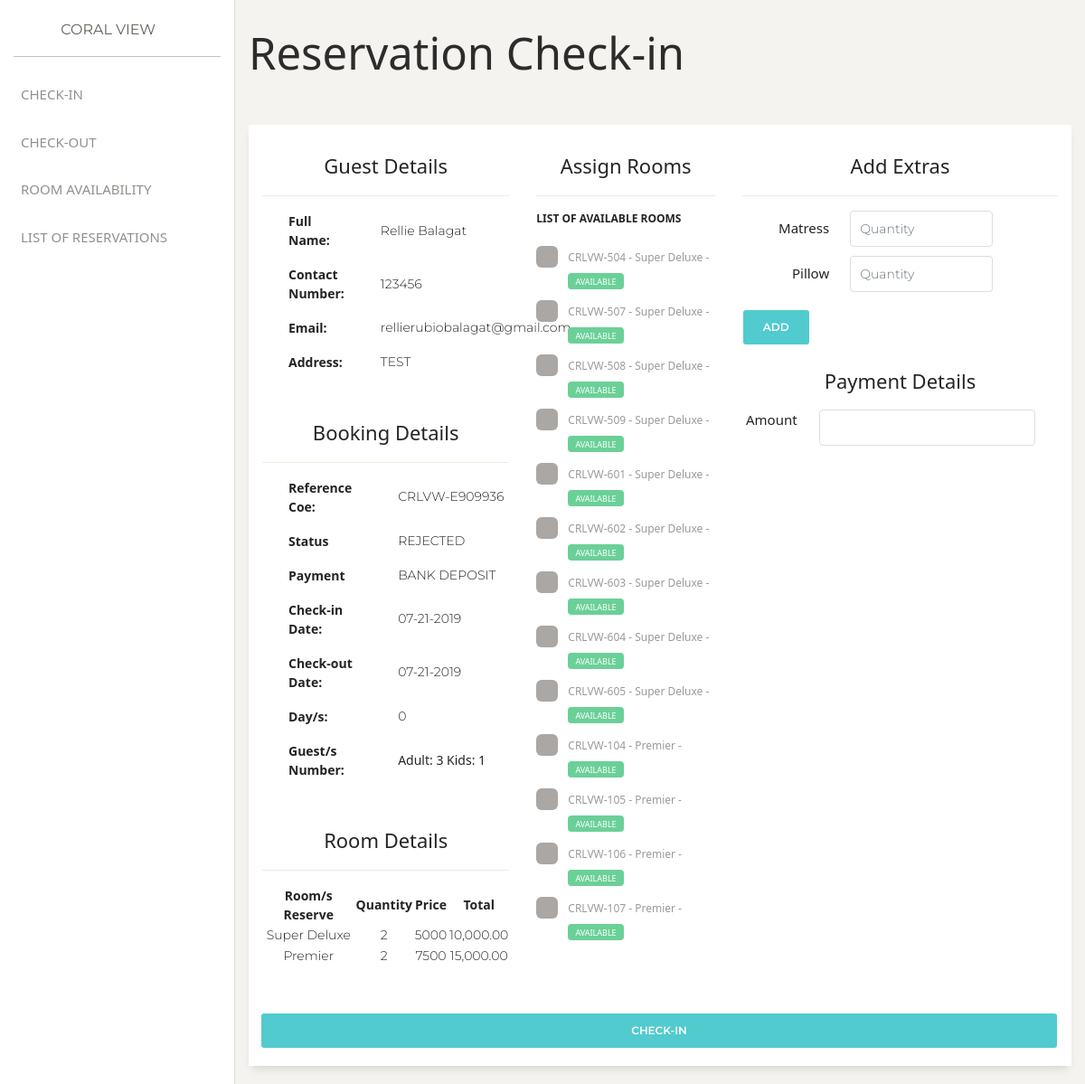
Before: /admin/check_in_user.php?reference_no=CRLVW-E909936 with the older database file.
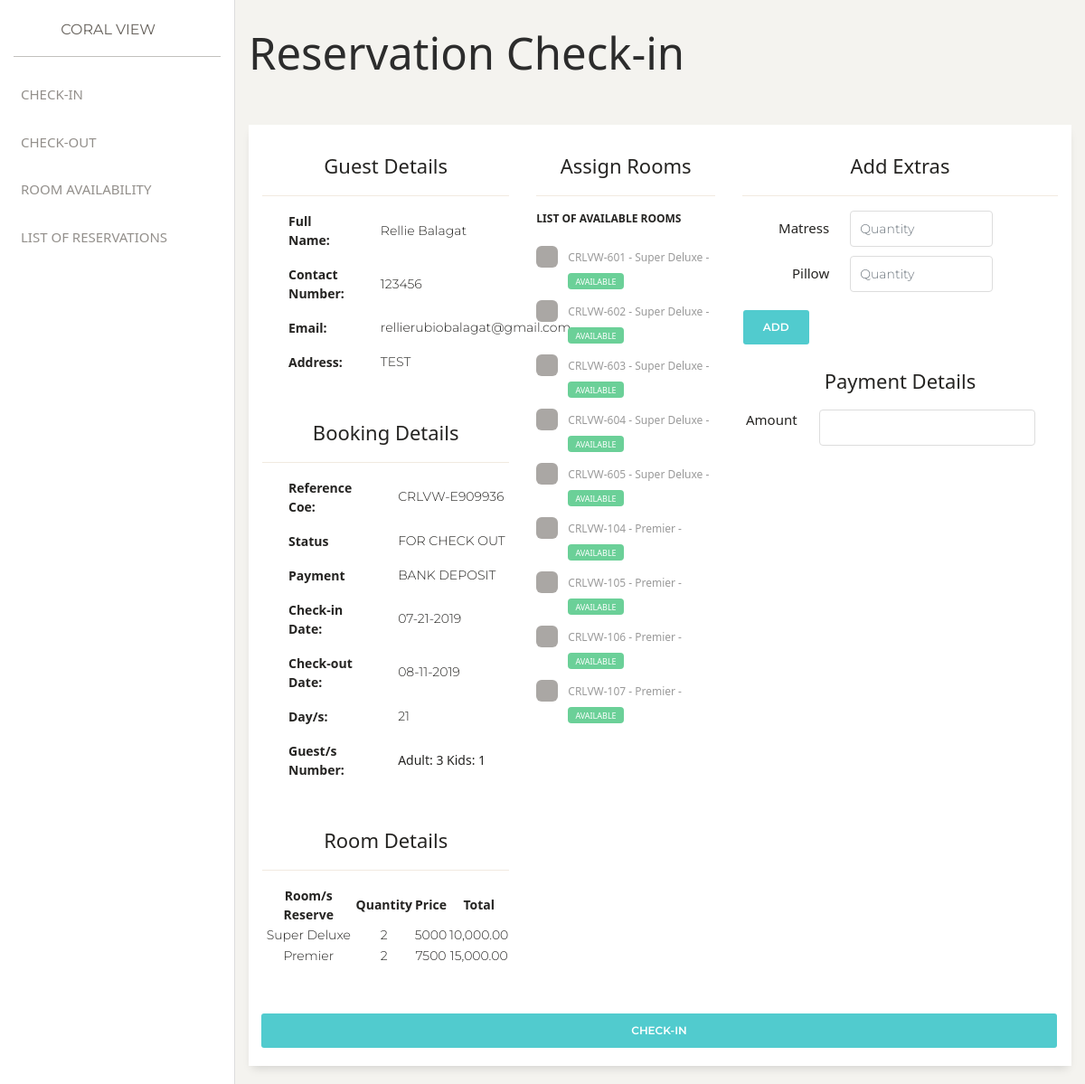
After: the same page with the newer database file.
### tables this page shows
CREATE TABLE `reservation` (
  `id` int(11) NOT NULL,
  `guest_id` int(11) DEFAULT NULL,
  `reference_no` varchar(255) DEFAULT NULL,
  `status` varchar(255) DEFAULT NULL,
  `payment` varchar(255) DEFAULT NULL,
  `check_in_date` datetime DEFAULT NULL,
  `check_out_date` datetime DEFAULT NULL,
  `adult_count` int(11) DEFAULT NULL,
  `kids_count` int(11) DEFAULT NULL,
  `date_created` datetime DEFAULT current_timestamp(),
  `date_updated` datetime DEFAULT NULL
);

CREATE TABLE `guest` (
  `id` int(11) NOT NULL,
  `first_name` varchar(255) DEFAULT NULL,
  `last_name` varchar(255) DEFAULT NULL,
  `address` varchar(255) DEFAULT NULL,
  `email` varchar(255) DEFAULT NULL,
  `contact_number` varchar(255) DEFAULT NULL
);

CREATE TABLE `rooms` (
  `Id` int(11) NOT NULL,
  `number` varchar(255) DEFAULT NULL,
  `type` varchar(255) DEFAULT NULL,
  `peak_rate` float DEFAULT NULL,
  `off_peak_rate` float DEFAULT NULL,
  `description` varchar(255) DEFAULT NULL,
  `image` varchar(255) DEFAULT NULL,
  `capacity` int(11) DEFAULT NULL,
  `inclusions` text DEFAULT NULL
);

CREATE TABLE `booking_rooms` (
  `id` int(11) NOT NULL,
  `reservation_id` int(11) DEFAULT NULL,
  `room_id` int(11) DEFAULT NULL,
  `quantity` int(11) DEFAULT NULL
);

CREATE TABLE `rooms_status` (
  `room_number` varchar(255) DEFAULT NULL,
  `room_id` int(11) DEFAULT NULL,
  `status` varchar(255) DEFAULT NULL,
  `id` int(11) NOT NULL
);

CREATE TABLE `extras` (
  `Id` int(11) NOT NULL,
  `description` varchar(255) DEFAULT NULL,
  `price` decimal(10,0) DEFAULT NULL
);

### admin/check_in_user.php (the view, shortened to what the changed rows need)
<?php
include('../common/header.php');
$db = connect_to_db();
if(isset($_REQUEST["reference_no"])) {
    $reference_no = $_REQUEST["reference_no"];
}
?>
    <form action="../functions/admin/check_in_user.php" method="POST">
        <div class="main-panel">
            <div class="container-fluid">
                <h1>Reservation Check-in</h1>
                <br>
                <div class="row">
                    <div class="col">
                        <div class="card">
                            <div class="card-body">
                            <div class="row">
                                <div class="col-4">
                                    <?php
                                    $reservation_details_query = "SELECT * FROM reservation RES
                                        INNER JOIN guest G ON G.id = RES.guest_id
                                        WHERE RES.reference_no = '$reference_no'";
                                    $reservation_details_result = mysqli_query($db, $reservation_details_query);
                                    if($reservation_details_result) {
                                        echo '
                                        <div class="row">
                                            <div class="col">
                                        ';
                                        while($reservation = mysqli_fetch_assoc($reservation_details_result)) {
                                            $dateDiff = date_diff(date_create($reservation["check_in_date"]), date_create($reservation["check_out_date"]));
                                            $diff = $dateDiff->format('%d');
                                            $full_name = $reservation["first_name"] . " " . $reservation["last_name"];
                                            echo '
                                                <table style="margin-left: 2em;">
                                                    <tr>
                                                        <th style="width: 40%;" class="pr-3 pb-3">Full Name:</th>
                                                        <td style="width: 60%;" class="pb-3 pl-4">' . $full_name . '</td>
                                                    </tr>
                                                    <tr>
                                                        <th style="width: 40%;" class="pr-3 pb-3">Contact Number:</th>
                                                        <td style="width: 60%;" class="pb-3 pl-4">' . $reservation["contact_number"] . '</td>
                                                    </tr>
                                                    <tr>
                                                        <th style="width: 40%;" class="pr-3 pb-3">Email:</th>
                                                        <td style="width: 60%;" class="pb-3 pl-4">' . $reservation["email"] . '</td>
                                                    </tr>
                                                    <tr>
                                                        <th style="width: 40%;" class="pr-3 pb-3">Address:</th>
                                                        <td style="width: 60%;" class="pb-3 pl-4">' . $reservation["address"] . '</td>
                                                    </tr>
                                                </table>
                                                <br />
                                                <h5 class="text-center mt-3">Booking Details</h5>
                                                <hr />
                                                <table style="margin-left: 2em;">
                                                    <tr>
                                                        <th style="width: 40%;" class="pr-3 pb-3">Reference Coe:</th>
                                                        <td style="width: 60%;" class="pb-3 pl-4" id="referenceCode">' . $reservation["reference_no"] . '</td>
                                                    </tr>
                                                    <tr>
                                                        <th style="width: 40%;" class="pr-3 pb-3"><b>Status</b></th>
                                                        <td style="width: 60%;" class="pb-3 pl-4">' . $reservation["status"] . '</td>
                                                    </tr>
                                                    <tr>
                                                        <th style="width: 40%;" class="pr-3 pb-3"><b>Payment</b></th>
                                                        <td style="width: 60%;" class="pb-3 pl-4">' . $reservation["payment"] . '</td>
                                                    </tr>
                                                    <tr>
                                                        <th style="width: 40%;" class="pr-3 pb-3"><b>Check-in Date: </b></th>
                                                        <td style="width: 60%;" class="pb-3 pl-4">' . date_format(new Datetime($reservation["check_in_date"]), "m-d-Y")  . '</td>
                                                    </tr>
                                                    <tr>
                                                        <th style="width: 40%;" class="pr-3 pb-3"><b>Check-out Date: </b></th>
                                                        <td style="width: 60%;" class="pb-3 pl-4">' . date_format(new Datetime($reservation["check_out_date"]), "m-d-Y") . '</td>
                                                    </tr>
                                                    <tr>
                                                        <th style="width: 40%;" class="pr-3 pb-3"><b>Day/s: </b></th>
                                                        <td style="width: 60%;" class="pb-3 pl-4">' . $diff . '</td>
                                                    </tr>
                                                    <tr>
                                                        <th style="width: 40%;" class="pr-3 pb-3"><b>Guest/s Number: </b></th>
                                                        <td style="width: 60%;" class="pb-3 pl-4"><span>Adult: ' . $reservation["adult_count"] .  '</span> <span>Kids: ' . $reservation["kids_count"] . '</span></td>
                                                    </tr>
                                                </table>
                                                <br>
                                            ';
                                        }
                                        echo '
                                                </div>
                                            </div>
                                        ';
                                    }
                                    ?>
                                    <?php
                                        $room_reservation_details_query = "SELECT * FROM reservation RES
                                            INNER JOIN guest G ON G.id = RES.guest_id
                                            INNER JOIN booking_rooms BR ON RES.id = BR.reservation_id
                                            INNER JOIN rooms R ON BR.room_id = R.Id
                                            WHERE RES.reference_no = '$reference_no'";
                                        $room_reservation_details_result = mysqli_query($db, $room_reservation_details_query);
                                        $rooms_reserved = array();
                                        if($room_reservation_details_result) {
                                            echo '
                                                <hr />
                                                <table style="width: 100%;">
                                                <tr>
                                                    <th class="text-center" style="width: 55%;">Room/s Reserve</th>
                                                    <th class="text-center" style="width: 15%;">Quantity</th>
                                                    <th class="text-center" style="width: 15%;">Price</th>
                                                    <th class="text-center" style="width: 15%;">Total</th>
                                                </tr>
                                            ';
                                            while($room_reservation = mysqli_fetch_assoc($room_reservation_details_result)) {
                                                $room_id = $room_reservation["room_id"];
                                                $room_quantity = $room_reservation["quantity"];
                                                $rooms_reserved[$room_id] = $room_quantity;
                                                $total_price = $room_reservation["peak_rate"] * $room_reservation["quantity"];
                                                echo '
                                                    <tr>
                                                        <td class="text-center" style="width: 55%;">' . $room_reservation["type"] . '</td>
                                                        <td class="text-center" style="width: 15%;">' . $room_reservation["quantity"] . '</td>
                                                        <td class="text-center" style="width: 15%;">' . $room_reservation["peak_rate"] . '</td>
                                                        <td class="text-center" style="width: 15%;"> ' . number_format($total_price, 2)  . '</td>
                                                    </tr>
                                                ';
                                            }
                                            echo '</table>';
                                        }
                                        ?>
                                </div>
                                <div class="col-3">
                                    <br>
                                    <?php
                                    $html_assign = "";
                                    foreach($rooms_reserved as $k => $v) {
                                        $assign_room_query = "SELECT * FROM rooms_status RS INNER JOIN rooms R ON R.Id = RS.room_id WHERE RS.room_id = $k AND RS.status='AVAILABLE'";
                                        $assign_room_result = mysqli_query($db, $assign_room_query);
                                        if(mysqli_num_rows($assign_room_result) > 0) {
                                            while($room_assign = mysqli_fetch_assoc($assign_room_result)) {
                                                $html_assign .= '
                                                    <div class="form-check">
                                                        <label class="form-check-label">
                                                            <input class="form-check-input" name="room_number[]" type="checkbox" value="' . $room_assign["room_number"] . '">
                                                            <span class="form-check-sign">
                                                                <span class="check">' . $room_assign["room_number"] . ' - ' . $room_assign["type"] . ' -  <span class="badge badge-success">'. $room_assign["status"] .  '</span>
                                                            </span>
                                                        </label>
                                                    </div>
                                                ';
                                            }
                                        }
                                    }
                                    echo $html_assign;
                                    ?>
                                </div>
                                <div class="col-5">
                                    <?php
                                    $extra_query = "SELECT * FROM extras;";
                                    $extra_result = mysqli_query($db, $extra_query);
                                    if($extra_result) {
                                        while($extra = mysqli_fetch_assoc($extra_result)) {
                                            echo '
                                                <div class="form-group row">
                                                    <p class="col-4 text-right mr-2 pt-2" for="">' . $extra["description"] . '</p>
                                                    <input type="number" data-price=' .  $extra["price"] . ' data-name="' . $extra["description"] . '" id="extras-' . $extra["Id"] . '" data-id="' . $extra["Id"] . '" class="form-control col-5" placeholder="Quantity">
                                                </div>
                                            ';
                                        }
                                    }
                                    ?>
                                    <br>
                                </div>
                            </div>
                            <br>
                            <br>
                            </div>
                        </div>
                    </div>
                </div>
            </div>
        </div>
    </form>
<?php
include('../common/footer.php');
?>

Changed rows visible on the page:
no longer on this page (row edited): rooms_status: room_number "CRLVW-504", room.type "Super Deluxe", status "AVAILABLE"
no longer on this page (row edited): rooms_status: room_number "CRLVW-507", room.type "Super Deluxe", status "AVAILABLE"
no longer on this page (row edited): rooms_status: room_number "CRLVW-508", room.type "Super Deluxe", status "AVAILABLE"
no longer on this page (row edited): rooms_status: room_number "CRLVW-509", room.type "Super Deluxe", status "AVAILABLE"
changed reservation "CRLVW-E909936": status "REJECTED" → "FOR CHECK OUT"; check_out_date "07-21-2019" → "08-11-2019"; diff "0" → "21"
